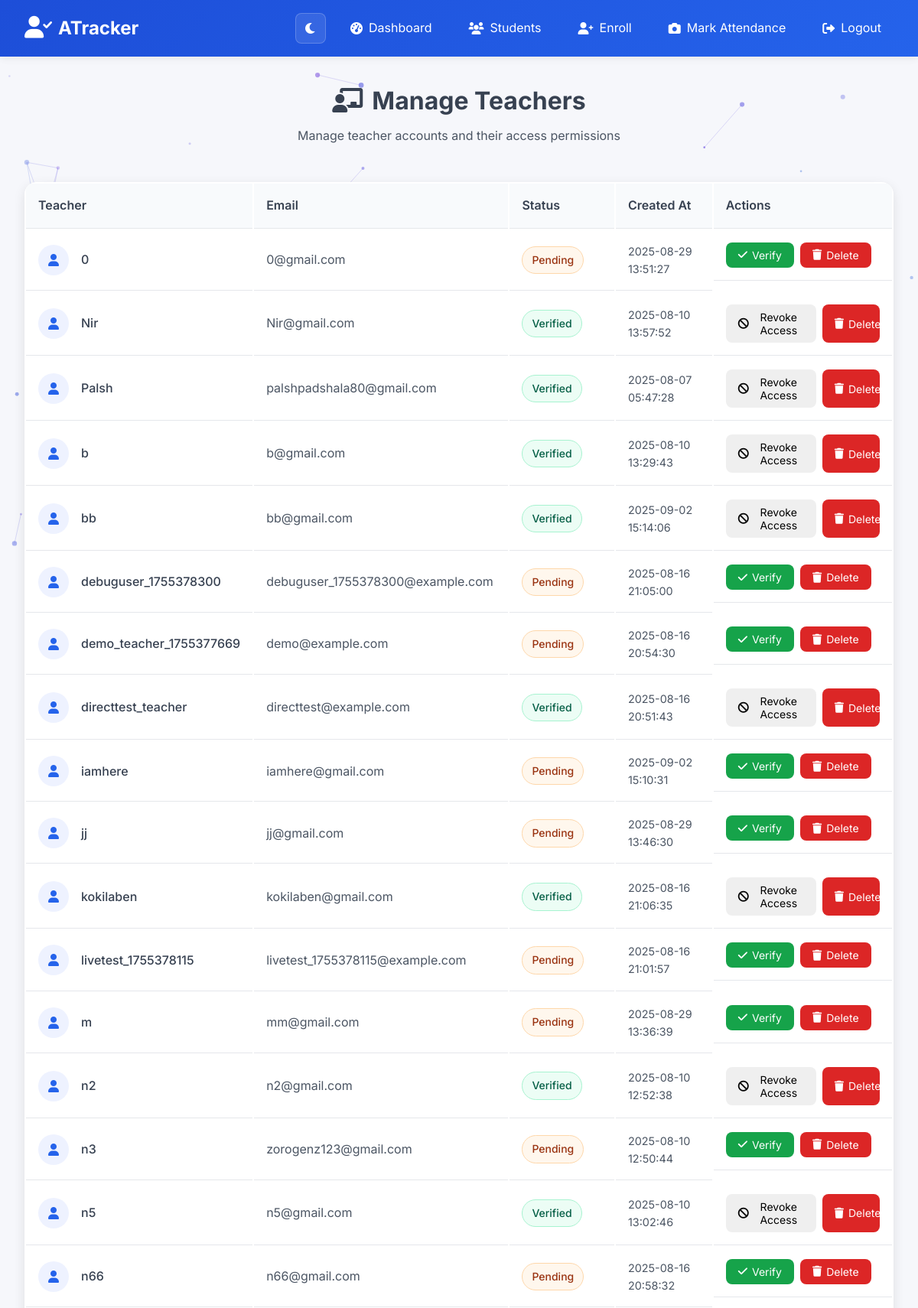
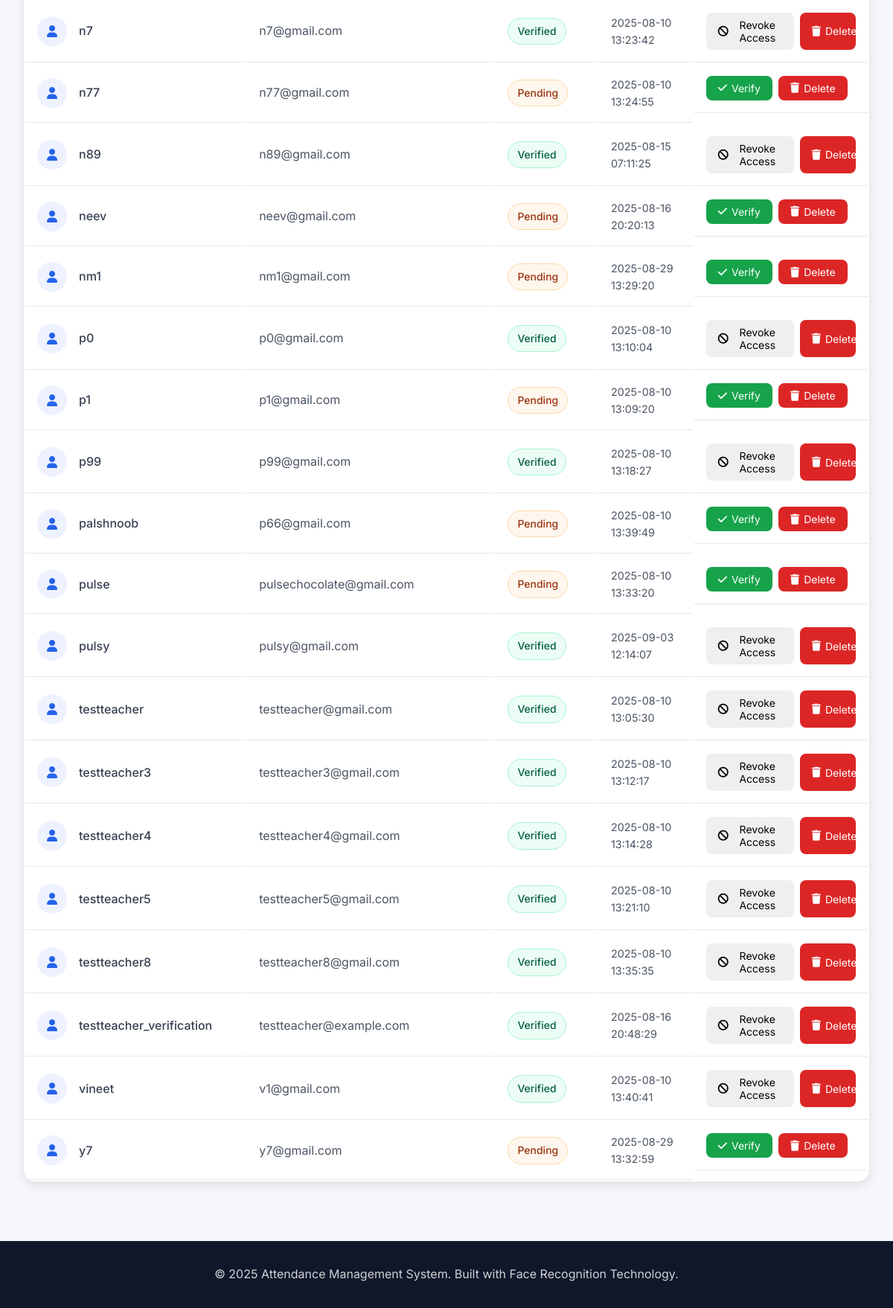
The app's page /teachers (signed in) with its own data (2 pictures, top to bottom).
### tables this page shows
CREATE TABLE users (
            id INTEGER PRIMARY KEY AUTOINCREMENT,
            username TEXT UNIQUE NOT NULL,
            email TEXT UNIQUE NOT NULL,
            password_hash TEXT NOT NULL,
            role TEXT NOT NULL CHECK (role IN ('admin', 'teacher')),
            is_verified BOOLEAN DEFAULT FALSE,
            verification_token TEXT,
            created_at TIMESTAMP DEFAULT CURRENT_TIMESTAMP
        );

### app.py (the view)
@app.route('/teachers')
def teachers():
    if 'user_id' not in session or session['role'] != 'admin':
        return redirect(url_for('login'))
    conn = sqlite3.connect('attendance.db')
    cursor = conn.cursor()
    cursor.execute('''
        SELECT u.*, COALESCE(
            (SELECT COUNT(*) FROM attendance WHERE marked_by = u.id), 0
        ) as attendance_count
        FROM users u
        WHERE u.role = 'teacher'
        ORDER BY u.username
    ''')
    teachers = cursor.fetchall()
    conn.close()
    return render_template('teachers.html', teachers=teachers)

### templates/teachers.html (shortened to what this page needs)
{% extends "base.html" %}
{% block content %}
<div class="teachers-container">
    <div class="teachers-header">
        <h1><i class="fas fa-chalkboard-teacher"></i> Manage Teachers</h1>
        <p>Manage teacher accounts and their access permissions</p>
    </div>
    <div class="teachers-card">
        {% if teachers %}
        <div class="teachers-table">
            <table>
                <thead>
                    <tr>
                        <th class="th-user">Teacher</th>
                        <th class="th-email">Email</th>
                        <th class="th-status">Status</th>
                        <th class="th-date">Created At</th>
                        <th class="th-actions">Actions</th>
                    </tr>
                </thead>
                <tbody>
                    {% for teacher in teachers %}
                    <tr>
                        <td>
                            <div class="teacher-info">
                                <div class="teacher-avatar">
                                    <i class="fas fa-user"></i>
                                </div>
                                <span class="teacher-name">{{ teacher[1] }}</span>
                            </div>
                        </td>
                        <td class="td-email">
                            <span class="email-text">{{ teacher[2] }}</span>
                        </td>
                        <td>
                            <span class="status-badge {% if teacher[5] %}status-verified{% else %}status-pending{% endif %}">
                                {{ "Verified" if teacher[5] else "Pending" }}
                            </span>
                        </td>
                        <td class="td-date">{{ teacher[7] }}</td>
                        <td class="td-actions">
                            {% if teacher[5] %}
                            <button class="btn btn-warning btn-sm" onclick="revokeAccess('{{ teacher[0] }}')">
                                <i class="fas fa-ban"></i> Revoke Access
                            </button>
                            {% else %}
                            <button class="btn btn-success btn-sm" onclick="verifyTeacher('{{ teacher[0] }}')">
                                <i class="fas fa-check"></i> Verify
                            </button>
                            {% endif %}
                            <button class="btn btn-danger btn-sm" onclick="deleteTeacher('{{ teacher[0] }}')">
                                <i class="fas fa-trash"></i> Delete
                            </button>
                        </td>
                    </tr>
                    {% endfor %}
                </tbody>
            </table>
        </div>
        {% else %}
        <div class="empty-state">
            <i class="fas fa-users"></i>
            <h3>No Teachers Found</h3>
            <p>Teachers will appear here after they register.</p>
        </div>
        {% endif %}
    </div>
</div>
{% endblock %}

### templates/base.html (shortened to what this page needs)
<!DOCTYPE html>
<html lang="en">
<head>
    <link href="https://cdnjs.cloudflare.com/ajax/libs/font-awesome/6.0.0/css/all.min.css" rel="stylesheet">
    <link href="{{ url_for('static', filename='style.css') }}" rel="stylesheet">
</head>
<body>
    <nav class="navbar">
        <div class="nav-container">
            <div class="nav-brand">
                <i class="fas fa-user-check"></i>
                <span>ATracker</span>
            </div>
            <div class="nav-menu">
                <button class="theme-toggle" id="themeToggle" title="Toggle dark mode">
                    <i class="fas fa-moon" id="themeIcon"></i>
                </button>
                {% if session.user_id %}
                    <a href="{{ url_for('dashboard') }}" class="nav-link">
                        <i class="fas fa-tachometer-alt"></i> Dashboard
                    </a>
                    {% if session.role == 'admin' or session.role == 'teacher' %}
                        <a href="{{ url_for('students') }}" class="nav-link">
                            <i class="fas fa-users"></i> Students
                        </a>
                        <a href="{{ url_for('enroll_student') }}" class="nav-link">
                            <i class="fas fa-user-plus"></i> Enroll
                        </a>
                    {% endif %}
                    {% if session.role == 'teacher' or session.role == 'admin' %}
                        <a href="{{ url_for('mark_attendance') }}" class="nav-link">
                            <i class="fas fa-camera"></i> Mark Attendance
                        </a>
                    {% endif %}
                    <a href="{{ url_for('logout') }}" class="nav-link logout">
                        <i class="fas fa-sign-out-alt"></i> Logout
                    </a>
                {% endif %}
            </div>
        </div>
    </nav>
    <main class="main-content">
        {% block content %}{% endblock %}
    </main>
    <footer class="footer">
        <div class="footer-content">
            <p>&copy; 2025 Attendance Management System. Built with Face Recognition Technology.</p>
        </div>
    </footer>
</body>
</html>

### records on screen
users: username "0", email "0@gmail.com", is_verified "Pending", created_at "2025-08-29 13:51:27"
users: username "Nir", email "Nir@gmail.com", is_verified "Verified", created_at "2025-08-10 13:57:52"
users: username "Palsh", email "palshpadshala80@gmail.com", is_verified "Verified", created_at "2025-08-07 05:47:28"
users: username "b", email "b@gmail.com", is_verified "Verified", created_at "2025-08-10 13:29:43"
users: username "bb", email "bb@gmail.com", is_verified "Verified", created_at "2025-09-02 15:14:06"
users: username "debuguser_1755378300", email "debuguser_1755378300@example.com", is_verified "Pending", created_at "2025-08-16 21:05:00"
users: username "demo_teacher_1755377669", email "demo@example.com", is_verified "Pending", created_at "2025-08-16 20:54:30"
users: username "directtest_teacher", email "directtest@example.com", is_verified "Verified", created_at "2025-08-16 20:51:43"
users: username "iamhere", email "iamhere@gmail.com", is_verified "Pending", created_at "2025-09-02 15:10:31"
users: username "jj", email "jj@gmail.com", is_verified "Pending", created_at "2025-08-29 13:46:30"
users: username "kokilaben", email "kokilaben@gmail.com", is_verified "Verified", created_at "2025-08-16 21:06:35"
users: username "livetest_1755378115", email "livetest_1755378115@example.com", is_verified "Pending", created_at "2025-08-16 21:01:57"
users: username "m", email "mm@gmail.com", is_verified "Pending", created_at "2025-08-29 13:36:39"
users: username "n2", email "n2@gmail.com", is_verified "Verified", created_at "2025-08-10 12:52:38"
users: username "n3", email "zorogenz123@gmail.com", is_verified "Pending", created_at "2025-08-10 12:50:44"
users: username "n5", email "n5@gmail.com", is_verified "Verified", created_at "2025-08-10 13:02:46"
users: username "n66", email "n66@gmail.com", is_verified "Pending", created_at "2025-08-16 20:58:32"
users: username "n7", email "n7@gmail.com", is_verified "Verified", created_at "2025-08-10 13:23:42"
users: username "n77", email "n77@gmail.com", is_verified "Pending", created_at "2025-08-10 13:24:55"
users: username "n89", email "n89@gmail.com", is_verified "Verified", created_at "2025-08-15 07:11:25"
users: username "neev", email "neev@gmail.com", is_verified "Pending", created_at "2025-08-16 20:20:13"
users: username "nm1", email "nm1@gmail.com", is_verified "Pending", created_at "2025-08-29 13:29:20"
users: username "p0", email "p0@gmail.com", is_verified "Verified", created_at "2025-08-10 13:10:04"
users: username "p1", email "p1@gmail.com", is_verified "Pending", created_at "2025-08-10 13:09:20"
users: username "p99", email "p99@gmail.com", is_verified "Verified", created_at "2025-08-10 13:18:27"
users: username "palshnoob", email "p66@gmail.com", is_verified "Pending", created_at "2025-08-10 13:39:49"
users: username "pulse", email "pulsechocolate@gmail.com", is_verified "Pending", created_at "2025-08-10 13:33:20"
users: username "pulsy", email "pulsy@gmail.com", is_verified "Verified", created_at "2025-09-03 12:14:07"
users: username "testteacher", email "testteacher@gmail.com", is_verified "Verified", created_at "2025-08-10 13:05:30"
users: username "testteacher3", email "testteacher3@gmail.com", is_verified "Verified", created_at "2025-08-10 13:12:17"
users: username "testteacher4", email "testteacher4@gmail.com", is_verified "Verified", created_at "2025-08-10 13:14:28"
users: username "testteacher5", email "testteacher5@gmail.com", is_verified "Verified", created_at "2025-08-10 13:21:10"
users: username "testteacher8", email "testteacher8@gmail.com", is_verified "Verified", created_at "2025-08-10 13:35:35"
users: username "testteacher_verification", email "testteacher@example.com", is_verified "Verified", created_at "2025-08-16 20:48:29"
users: username "vineet", email "v1@gmail.com", is_verified "Verified", created_at "2025-08-10 13:40:41"
users: username "y7", email "y7@gmail.com", is_verified "Pending", created_at "2025-08-29 13:32:59"
